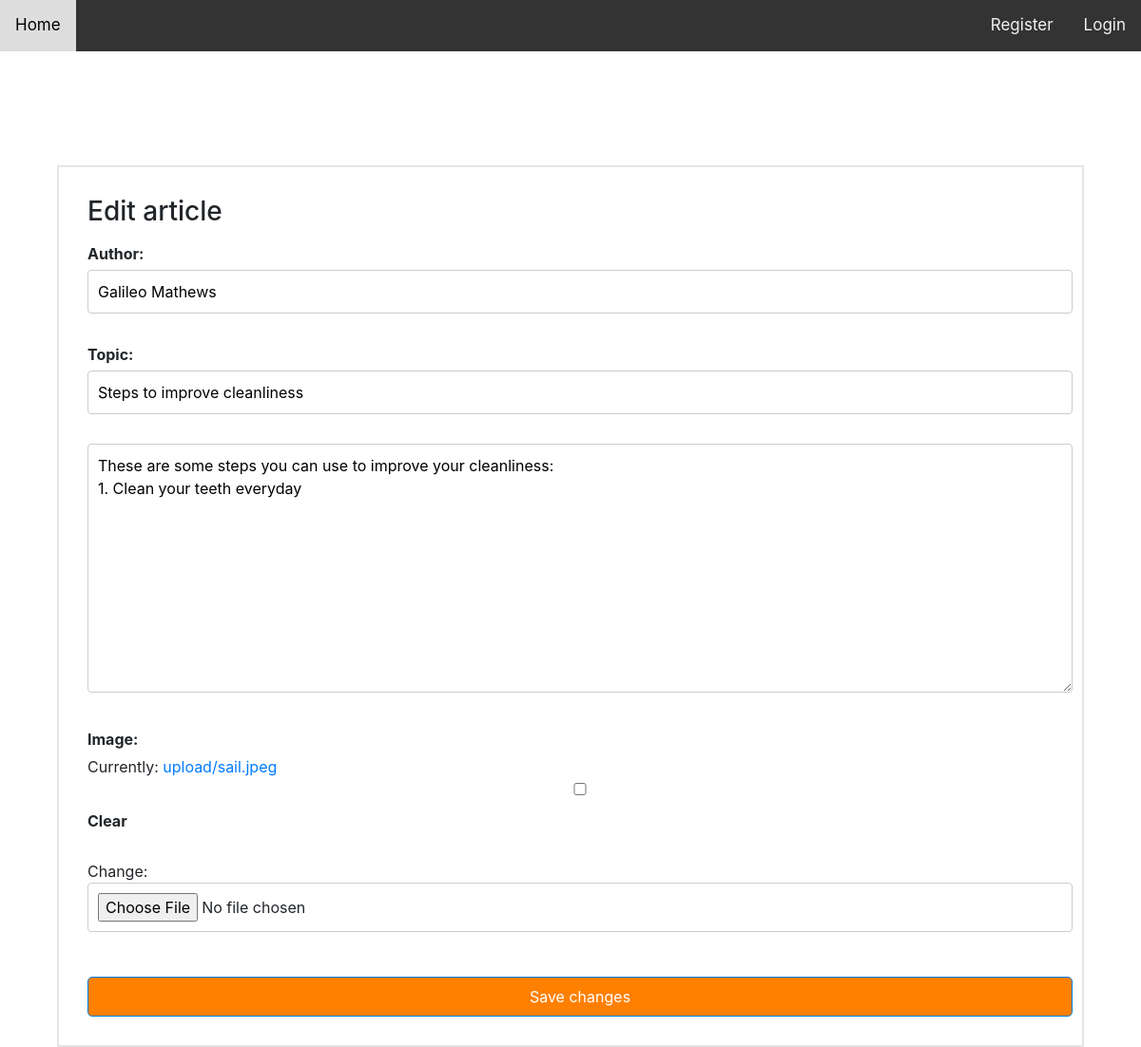
The page /edit_article/4/ on the database its author committed.
### recipeApp/models.py (models this page shows, shortened)
class Article(models.Model):
    author = models.CharField(max_length=255)
    topic = models.CharField(max_length=255)
    text = models.TextField()
    image = models.ImageField(upload_to='upload/', blank=True, null=True)

### recipeApp/views.py (the view)
# urls.py: path('edit_article/<int:article_id>/', views.edit_article, name='edit_article'),
def edit_article(request, article_id):
    article = Article.objects.get(id=article_id)
    if request.method != 'POST':
        form = ArticleForm(instance=article)
    else:
        form = ArticleForm(request.POST, request.FILES, instance=article)
        if form.is_valid():
            form.save()
        return redirect('recipeApp:articles')
    context = {'form': form, 'article': article}
    return render(request, 'recipeApp/edit_article.html', context)

### recipeApp/forms.py
class ArticleForm(forms.ModelForm):
    class Meta:
        model = Article
        fields = ['author', 'topic', 'text', 'image',]
        labels = {'text':''}

### recipeApp/templates/recipeApp/edit_article.html (shortened to what this page needs)
{% extends 'recipeApp/base.html' %}
{% block content %}
<div class="form-article">
<h1 class="h3 mb-3 fw-normal">Edit article</h1>
<form method="post" action="{% url 'recipeApp:edit_article' article.id %}" enctype="multipart/form-data">
    {{ form.as_p }}
    <button class="btn btn-primary w-100 py-2" type="submit">Save changes</button>
</form>
</div>
{% endblock content %}

### static/css/styles.css (style rules this page uses)
body, ul { margin: 0; padding: 0; }
* { box-sizing: border-box; }
.btn { display: inline-block; padding: 0.5rem 1rem; background-color: #ff8000; color: #fff; border-radius: 5px; text-decoration: none; transition: background-color 0.3s ease; margin-top: 1rem; }
.form-article { background-color: white; margin-left: 5%; margin-right: 5%; margin-top: 10%; padding: 30px; padding-right: 10px; border: 2px solid rgba(0, 0, 0, 0.1); }
form label { display: block; margin-bottom: 5px; font-weight: bold; }
form input, form textarea { width: 100%; padding: 10px; margin-bottom: 15px; border: 1px solid #ccc; border-radius: 4px; }
form button { background-color: #007bff; color: #fff; border: none; padding: 10px 20px; border-radius: 4px; cursor: pointer; }
form textarea { resize: vertical; }

### rows shown on the page
Article: author "Galileo Mathews", topic "Steps to improve cleanliness", text "These are some steps you can use to improve your cleanliness: 1. Clean your teeth everyday"
